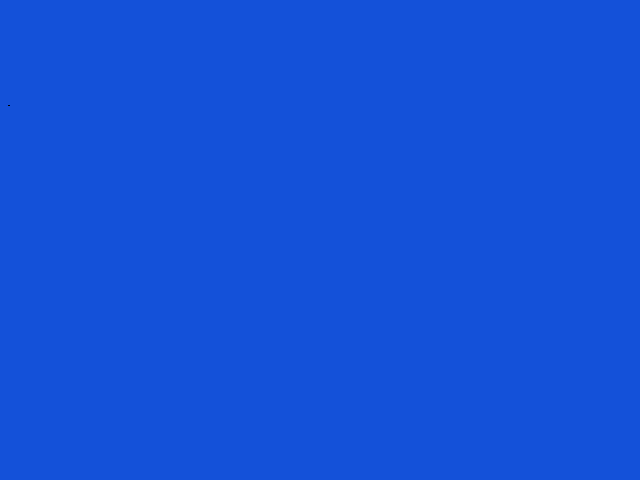
Frame 1 (no input)
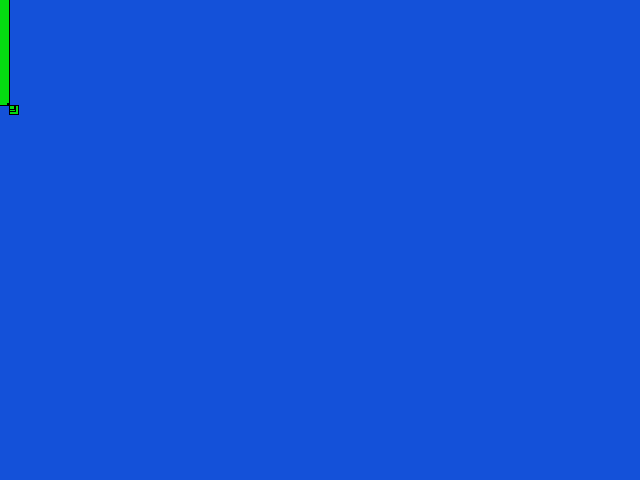
Frame 60 (the mouse pressed at the canvas centre just before this capture)
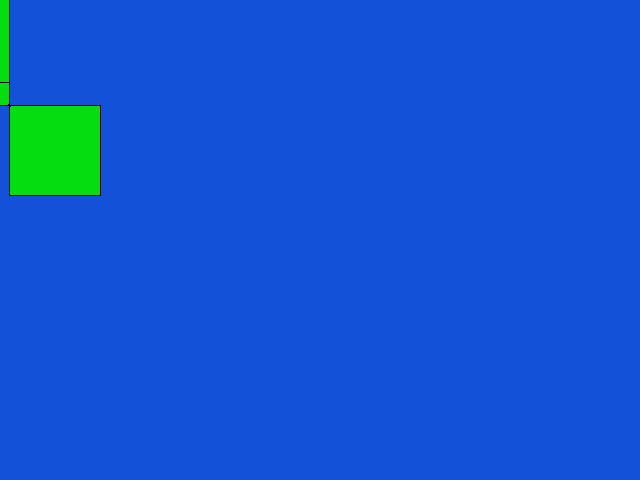
Frame 120 (the mouse held since frame 60 and released just before this capture)

The Processing sketch that drew these frames (run headless with seeded random() and noise(); from frame 60 on, the mouse is pressed at the canvas centre):

// Processing sketch: boxes
// ── boxes.pde
color c1 = #05dd11;
color c2 = #1451d9;

float a = 10;
float x = 320;
float y = 3;

Box b = new Box(x, y, a);

class Box {
  float _x, _y, _a;  
  ArrayList<Box> boxes = new ArrayList<Box>();

  Box(float x, float y, float a) {
    _x = x;
    _y = y;
    _a = a;
  }

  void update() {
    _x = cos(150 * _y) + 10;
    _y = atan(100 * _x) + 104;
    _a = cos(_a * 20) / sin(_a * 20);
  }

  void draw() {
    rect(_x, _y, _a, _a);
  }
}

void setup() {
  frameRate(30);
  background(c2);
  size(640, 480);
}

void draw() {
  fill(c1);
  b.update();
  b.draw();
}
